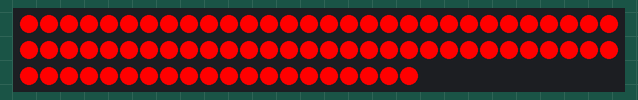
Recording of a sketch running on a simulated Arduino Uno, built with avr-gcc and run on an emulated ATmega328P. Parts: 80 RGB LEDs in strip order, left to right, continuing on the next row. Dim RGB values are drawn brighter than linear.

Above: at 0.16 s.
At 3.88 s:
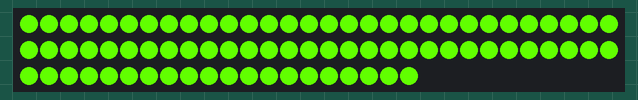
At 7.9 s:
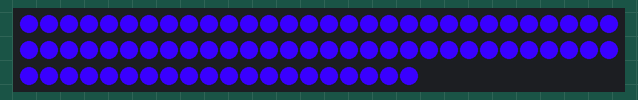
At 13.17 s:
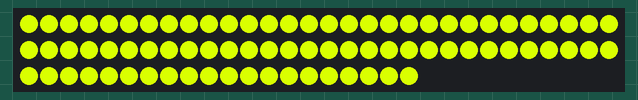
At 18.75 s:
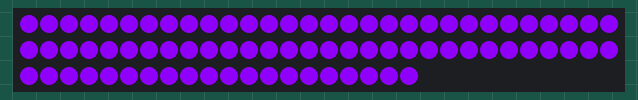
At 39.2 s:
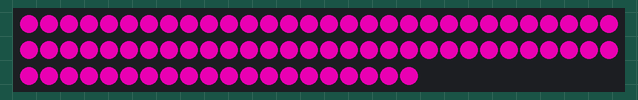

The sketch:

RGB_StripTest.ino
```cpp
//Test the synchronization and chase effect of LED strip
#include <Adafruit_NeoPixel.h>

#define LED_PIN    6      // Pin connected to the LED strip
#define LED_COUNT  80     // Number of LEDs

Adafruit_NeoPixel strip(LED_COUNT, LED_PIN, NEO_GRB + NEO_KHZ800);

void setup() {
  strip.begin();
  strip.show(); // Initialize all pixels to 'off'
}

// Helper: smoothly fade from one color to another
void fadeColor(uint8_t r1, uint8_t g1, uint8_t b1,
               uint8_t r2, uint8_t g2, uint8_t b2,
               int steps, int delayTime) {
  for (int s = 0; s <= steps; s++) {
    uint8_t r = r1 + (r2 - r1) * s / steps;
    uint8_t g = g1 + (g2 - g1) * s / steps;
    uint8_t b = b1 + (b2 - b1) * s / steps;
    for (int i = 0; i < strip.numPixels(); i++) {
      strip.setPixelColor(i, r, g, b);
    }
    strip.show();
    delay(delayTime);
  }
}

void loop() {
  // Smoothly fade through rainbow colors
  fadeColor(255,   0,   0, 255, 127,   0, 100, 10); // Red → Orange
  fadeColor(255, 127,   0, 255, 255,   0, 100, 10); // Orange → Yellow
  fadeColor(255, 255,   0,   0, 255,   0, 100, 10); // Yellow → Green
  fadeColor(  0, 255,   0,   0, 255, 255, 100, 10); // Green → Cyan
  fadeColor(  0, 255, 255,   0,   0, 255, 100, 10); // Cyan → Blue
  fadeColor(  0,   0, 255, 128,   0, 255, 100, 10); // Blue → Violet
  fadeColor(128,   0, 255, 255,   0,   0, 100, 10); // Violet → Red
}
```
